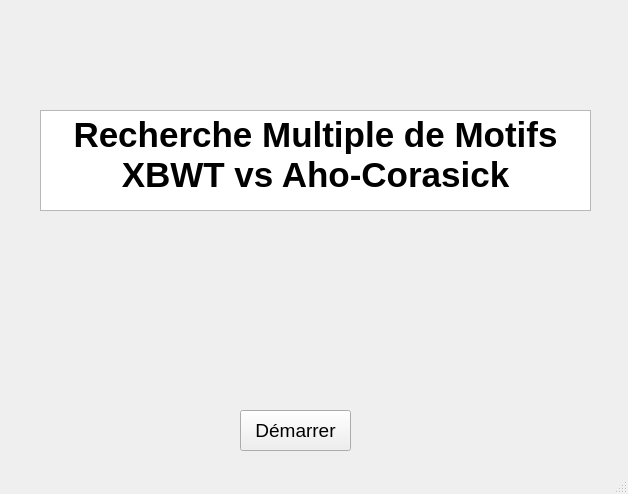
<?xml version="1.0" encoding="UTF-8"?>
<ui version="4.0">
 <class>MainWindow</class>
 <widget class="QMainWindow" name="MainWindow">
  <property name="geometry">
   <rect>
    <x>0</x>
    <y>0</y>
    <width>628</width>
    <height>494</height>
   </rect>
  </property>
  <property name="windowTitle">
   <string>MainWindow</string>
  </property>
  <widget class="QWidget" name="centralwidget">
   <widget class="QLabel" name="label">
    <property name="geometry">
     <rect>
      <x>0</x>
      <y>0</y>
      <width>631</width>
      <height>481</height>
     </rect>
    </property>
    <property name="autoFillBackground">
     <bool>true</bool>
    </property>
    <property name="text">
     <string/>
    </property>
    <property name="pixmap">
     <pixmap>adn-3d_1366x768.jpg</pixmap>
    </property>
    <property name="scaledContents">
     <bool>true</bool>
    </property>
   </widget>
   <widget class="QPushButton" name="pushButton">
    <property name="geometry">
     <rect>
      <x>240</x>
      <y>410</y>
      <width>111</width>
      <height>41</height>
     </rect>
    </property>
    <property name="font">
     <font>
      <pointsize>14</pointsize>
     </font>
    </property>
    <property name="autoFillBackground">
     <bool>true</bool>
    </property>
    <property name="text">
     <string>Démarrer</string>
    </property>
   </widget>
   <widget class="QTextBrowser" name="textBrowser">
    <property name="geometry">
     <rect>
      <x>40</x>
      <y>110</y>
      <width>551</width>
      <height>101</height>
     </rect>
    </property>
    <property name="html">
     <string>&lt;!DOCTYPE HTML PUBLIC &quot;-//W3C//DTD HTML 4.0//EN&quot; &quot;http://www.w3.org/TR/REC-html40/strict.dtd&quot;&gt;
&lt;html&gt;&lt;head&gt;&lt;meta name=&quot;qrichtext&quot; content=&quot;1&quot; /&gt;&lt;style type=&quot;text/css&quot;&gt;
p, li { white-space: pre-wrap; }
&lt;/style&gt;&lt;/head&gt;&lt;body style=&quot; font-family:'MS Shell Dlg 2'; font-size:8.25pt; font-weight:400; font-style:normal;&quot;&gt;
&lt;p align=&quot;center&quot; style=&quot; margin-top:0px; margin-bottom:0px; margin-left:0px; margin-right:0px; -qt-block-indent:0; text-indent:0px;&quot;&gt;&lt;span style=&quot; font-family:'MS Shell Dlg 2'; font-size:26pt; font-weight:600;&quot;&gt;Recherche Multiple de Motifs&lt;/span&gt;&lt;/p&gt;
&lt;p align=&quot;center&quot; style=&quot; margin-top:0px; margin-bottom:0px; margin-left:0px; margin-right:0px; -qt-block-indent:0; text-indent:0px;&quot;&gt;&lt;span style=&quot; font-family:'MS Shell Dlg 2'; font-size:26pt; font-weight:600;&quot;&gt;XBWT vs Aho-Corasick&lt;/span&gt;&lt;/p&gt;&lt;/body&gt;&lt;/html&gt;</string>
    </property>
   </widget>
  </widget>
  <widget class="QStatusBar" name="statusbar"/>
 </widget>
 <resources/>
 <connections/>
</ui>
